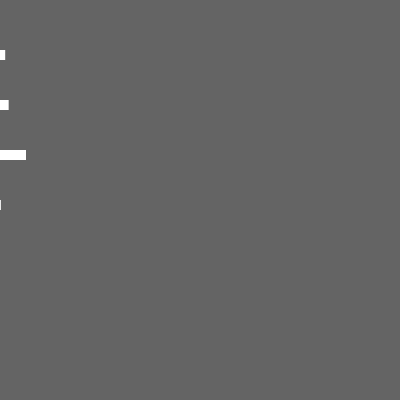
Frame 1 (no input)
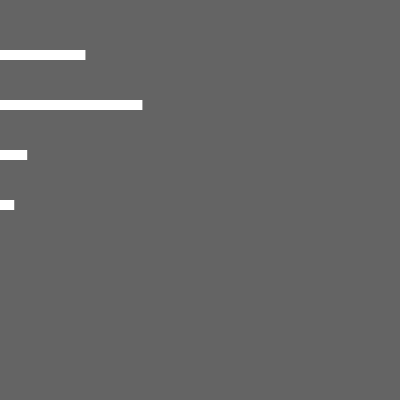
Frame 60 (the mouse pressed at the canvas centre just before this capture)
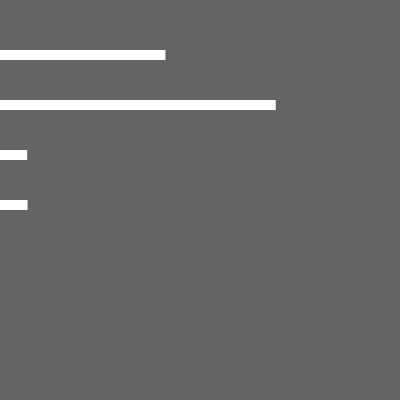
Frame 120 (the mouse held since frame 60 and released just before this capture)

The Processing sketch that drew these frames (run headless with seeded random() and noise(); from frame 60 on, the mouse is pressed at the canvas centre):

// Processing sketch: timer_sketch
// ── timer_sketch.pde
float t1, t2, t3, t4;

void setup() {
  size(400, 400);
  noStroke();
  // time in milliseocnds that each rectanglel measures
  t1 = 5000;
  t2 = 3000;
  t3 = 1000;
  t4 = 30000;
}

void draw() {
  background(100);
  float w1 = millis()*width;
  float w2 = millis()*width;
  float w3 = millis()*width;
  float w4 = millis()*width;
  w1/=t1;
  w2/=t2;
  w3/=t3;
  w4/=t4;
  w1 %= width;
  w2 %= width;
  w3 %= width;
  w4 %= width;
  rect(0, 50, w1, 10);
  rect(0, 100, w2, 10);
  rect(0, 150, w3, 10);
  rect(0, 200, w4, 10);
}
